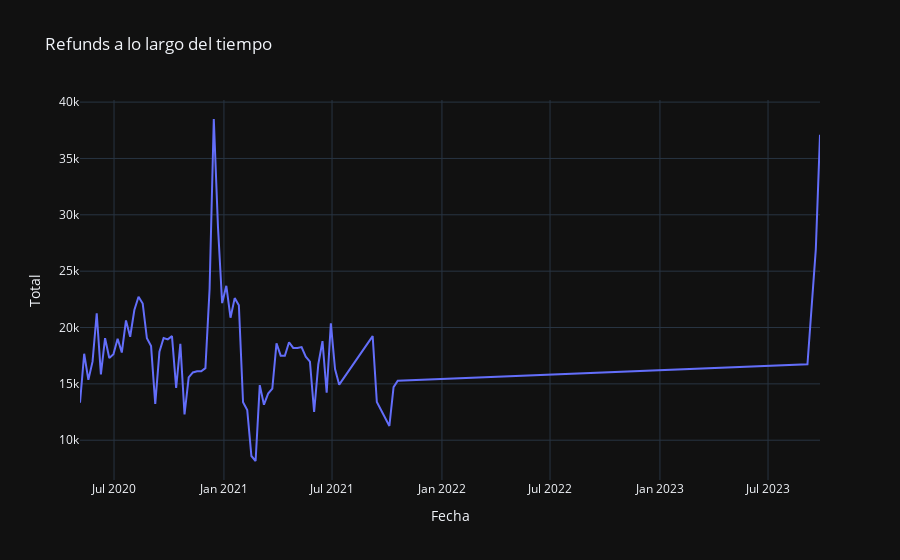

Notebook code for this chart:
### Code cell
fig = px.line(df_1, x=df_1.index, y='Total', template='plotly_dark', title='Refunds a lo largo del tiempo')
fig.show()
